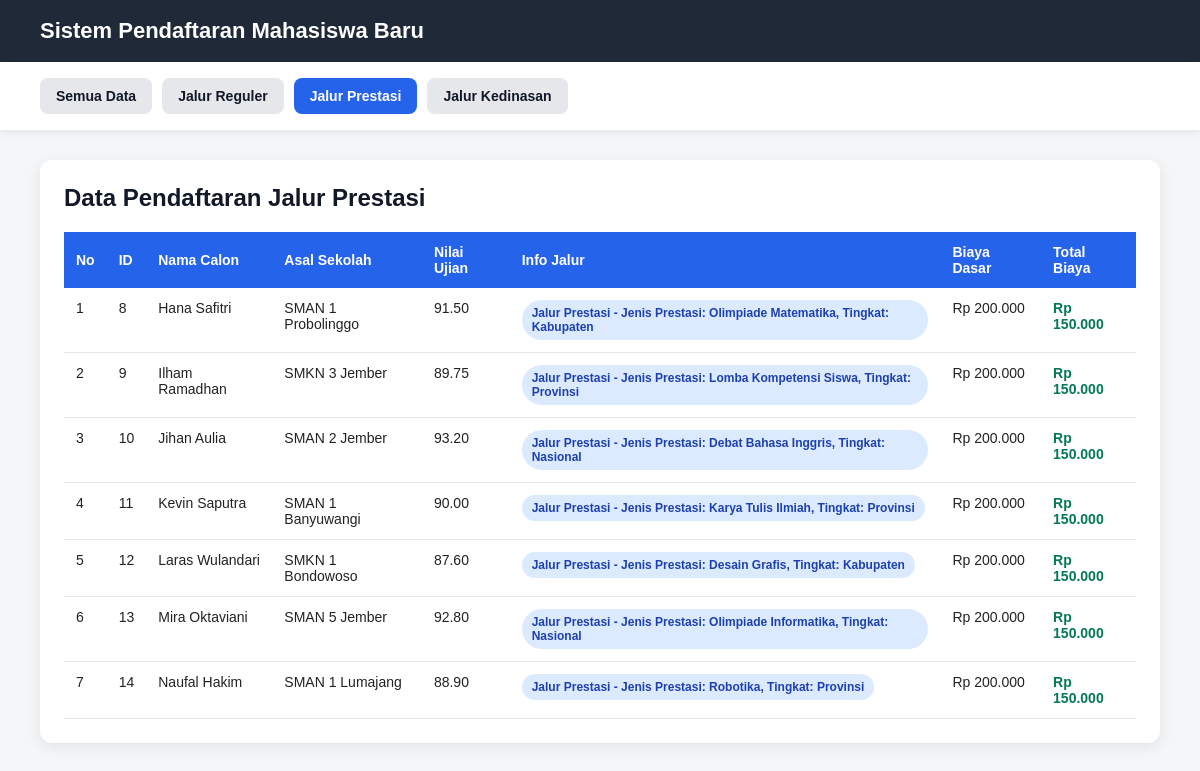
The page /index.php?jalur=prestasi on the database its author committed.
### tables this page shows
CREATE TABLE `tabel_pendaftaran` (
  `id_pendaftaran` int NOT NULL,
  `nama_calon` varchar(100) NOT NULL,
  `asal_sekolah` varchar(100) NOT NULL,
  `nilai_ujian` decimal(5,2) NOT NULL,
  `biaya_pendaftaran_dasar` decimal(12,2) NOT NULL,
  `jalur_pendaftaran` enum('Reguler','Prestasi','Kedinasan') NOT NULL,
  `pilihan_prodi` varchar(100) DEFAULT NULL,
  `lokasi_kampus` varchar(100) DEFAULT NULL,
  `jenis_prestasi` varchar(100) DEFAULT NULL,
  `tingkat_prestasi` varchar(100) DEFAULT NULL,
  `sk_ikatan_dinas` varchar(100) DEFAULT NULL,
  `instansi_sponsor` varchar(100) DEFAULT NULL
);

### PendaftaranPrestasi.php (called while the page is built, shortened)
<?php
require_once "Pendaftaran.php";
class PendaftaranPrestasi extends Pendaftaran
{
    protected $jenisPrestasi;
    protected $tingkatPrestasi;
    public function __construct(
        $id_pendaftaran = null,
        $nama_calon = null,
        $asal_sekolah = null,
        $nilai_ujian = null,
        $biaya_pendaftaran_dasar = null,
        $jenis_prestasi = null,
        $tingkat_prestasi = null
    ) {
        $this->jenisPrestasi = $jenis_prestasi;
        $this->tingkatPrestasi = $tingkat_prestasi;
    }
    public function hitungTotalBiaya()
    {
        return $this->biayaPendaftaranDasar - 50000;
    }
    public function tampilkanInfoJalur()
    {
        return "Jalur Prestasi - Jenis Prestasi: " . $this->jenisPrestasi . ", Tingkat: " . $this->tingkatPrestasi;
    }
    public function getDaftarPrestasi($db)
    {
        $query = "SELECT * FROM tabel_pendaftaran
WHERE jalur_pendaftaran = 'Prestasi'";
        $stmt = $db->prepare($query);
        $stmt->execute();
        $dataPrestasi = [];
        while ($row = $stmt->fetch(PDO::FETCH_ASSOC)) {
            $dataPrestasi[] = new PendaftaranPrestasi(
                $row['id_pendaftaran'],
                $row['nama_calon'],
                $row['asal_sekolah'],
                $row['nilai_ujian'],
                $row['biaya_pendaftaran_dasar'],
                $row['jenis_prestasi'],
                $row['tingkat_prestasi']
            );
        }
        return $dataPrestasi;
    }
}

### Pendaftaran.php (called while the page is built, shortened)
<?php
abstract class Pendaftaran
{
    protected $id_pendaftaran;
    protected $nama_calon;
    protected $asal_sekolah;
    protected $nilai_ujian;
    protected $biayaPendaftaranDasar;
    public function __construct($id_pendaftaran, $nama_calon, $asal_sekolah, $nilai_ujian, $biaya_pendaftaran_dasar)
    {
        $this->id_pendaftaran = $id_pendaftaran;
        $this->nama_calon = $nama_calon;
        $this->asal_sekolah = $asal_sekolah;
        $this->nilai_ujian = $nilai_ujian;
        $this->biayaPendaftaranDasar = $biaya_pendaftaran_dasar;
    }
    public function getIdPendaftaran()
    {
        return $this->id_pendaftaran;
    }
    public function getNamaCalon()
    {
        return $this->nama_calon;
    }
    public function getAsalSekolah()
    {
        return $this->asal_sekolah;
    }
    public function getNilaiUjian()
    {
        return $this->nilai_ujian;
    }
    public function getBiayaPendaftaranDasar()
    {
        return $this->biayaPendaftaranDasar;
    }
}

### index.php (the view, shortened to what this page needs)
<?php
require_once __DIR__ . "/PendaftaranPrestasi.php";
$database = new Database();
$db = $database->getConnection();
$jalur = isset($_GET['jalur']) ? $_GET['jalur'] : 'semua';
$pendaftaranReguler = new PendaftaranReguler();
$pendaftaranPrestasi = new PendaftaranPrestasi();
$pendaftaranKedinasan = new PendaftaranKedinasan();
$dataPendaftaran = [];
$judulHalaman = "Semua Data Pendaftaran";
if ($jalur == 'reguler') {
    $dataPendaftaran = $pendaftaranReguler->getDaftarReguler($db);
    $judulHalaman = "Data Pendaftaran Jalur Reguler";
} elseif ($jalur == 'prestasi') {
    $dataPendaftaran = $pendaftaranPrestasi->getDaftarPrestasi($db);
    $judulHalaman = "Data Pendaftaran Jalur Prestasi";
} elseif ($jalur == 'kedinasan') {
    $dataPendaftaran = $pendaftaranKedinasan->getDaftarKedinasan($db);
    $judulHalaman = "Data Pendaftaran Jalur Kedinasan";
} else {
    $dataPendaftaran = array_merge(
        $pendaftaranReguler->getDaftarReguler($db),
        $pendaftaranPrestasi->getDaftarPrestasi($db),
        $pendaftaranKedinasan->getDaftarKedinasan($db)
    );
}
function formatRupiah($angka)
{
    return "Rp " . number_format($angka, 0, ',', '.');
}
?>
<!DOCTYPE html>
<html lang="id">
<head>
</head>
<body>
    <div class="navbar">
        <h1>Sistem Pendaftaran Mahasiswa Baru</h1>
    </div>
    <div class="menu">
        <a href="index.php?jalur=semua" class="<?php echo $jalur == 'semua' ? 'active' : ''; ?>">Semua Data</a>
        <a href="index.php?jalur=reguler" class="<?php echo $jalur == 'reguler' ? 'active' : ''; ?>">Jalur Reguler</a>
        <a href="index.php?jalur=prestasi" class="<?php echo $jalur == 'prestasi' ? 'active' : ''; ?>">Jalur Prestasi</a>
        <a href="index.php?jalur=kedinasan" class="<?php echo $jalur == 'kedinasan' ? 'active' : ''; ?>">Jalur Kedinasan</a>
    </div>
    <div class="container">
        <div class="card">
            <h2><?php echo $judulHalaman; ?></h2>
            <table>
                <thead>
                    <tr>
                        <th>No</th>
                        <th>ID</th>
                        <th>Nama Calon</th>
                        <th>Asal Sekolah</th>
                        <th>Nilai Ujian</th>
                        <th>Info Jalur</th>
                        <th>Biaya Dasar</th>
                        <th>Total Biaya</th>
                    </tr>
                </thead>
                <tbody>
                    <?php if (count($dataPendaftaran) > 0) : ?>
                        <?php $no = 1; ?>
                        <?php foreach ($dataPendaftaran as $pendaftaran) : ?>
                            <tr>
                                <td><?php echo $no++; ?></td>
                                <td><?php echo $pendaftaran->getIdPendaftaran(); ?></td>
                                <td><?php echo $pendaftaran->getNamaCalon(); ?></td>
                                <td><?php echo $pendaftaran->getAsalSekolah(); ?></td>
                                <td><?php echo $pendaftaran->getNilaiUjian(); ?></td>
                                <td>
                                    <span class="badge">
                                        <?php echo $pendaftaran->tampilkanInfoJalur(); ?>
                                    </span>
                                </td>
                                <td><?php echo formatRupiah($pendaftaran->getBiayaPendaftaranDasar()); ?></td>
                                <td class="biaya"><?php echo formatRupiah($pendaftaran->hitungTotalBiaya()); ?></td>
                            </tr>
                        <?php endforeach; ?>
                    <?php else : ?>
                        <tr>
                            <td colspan="8" class="kosong">Data pendaftaran belum tersedia.</td>
                        </tr>
                    <?php endif; ?>
                </tbody>
            </table>
        </div>
    </div>
</body>
</html>

### index.php (style rules this page uses)
body { margin: 0; font-family: Arial, sans-serif; background-color: #f4f6f8; color: #222; }
.navbar { background-color: #1f2937; padding: 18px 40px; color: white; }
.navbar h1 { margin: 0; font-size: 22px; }
.menu { background-color: white; padding: 16px 40px; display: flex; gap: 10px; box-shadow: 0 2px 8px rgba(0,0,0,0.08); }
.menu a { text-decoration: none; padding: 10px 16px; border-radius: 8px; background-color: #e5e7eb; color: #111827; font-weight: bold; font-size: 14px; }
.menu a.active { background-color: #2563eb; color: white; }
.container { padding: 30px 40px; }
.card { background-color: white; border-radius: 12px; padding: 24px; box-shadow: 0 4px 16px rgba(0,0,0,0.08); }
h2 { margin-top: 0; margin-bottom: 20px; color: #111827; }
table { width: 100%; border-collapse: collapse; font-size: 14px; }
th { background-color: #2563eb; color: white; padding: 12px; text-align: left; }
td { padding: 12px; border-bottom: 1px solid #e5e7eb; vertical-align: top; }
.badge { display: inline-block; padding: 6px 10px; border-radius: 20px; background-color: #dbeafe; color: #1e40af; font-size: 12px; font-weight: bold; }
.biaya { font-weight: bold; color: #047857; }

### rows shown on the page
tabel_pendaftaran: id_pendaftaran "8", nama_calon "Hana Safitri", asal_sekolah "SMAN 1 Probolinggo", nilai_ujian "91.50", $pendaftaran->tampilkanInfoJalur() "Jalur Prestasi - Jenis Prestasi: Olimpiade Matematika, Tingkat: Kabupaten", biaya_pendaftaran_dasar "Rp 200.000", biaya_pendaftaran_dasar "Rp 150.000"
tabel_pendaftaran: id_pendaftaran "9", nama_calon "Ilham Ramadhan", asal_sekolah "SMKN 3 Jember", nilai_ujian "89.75", $pendaftaran->tampilkanInfoJalur() "Jalur Prestasi - Jenis Prestasi: Lomba Kompetensi Siswa, Tingkat: Provinsi", biaya_pendaftaran_dasar "Rp 200.000", biaya_pendaftaran_dasar "Rp 150.000"
tabel_pendaftaran: id_pendaftaran "10", nama_calon "Jihan Aulia", asal_sekolah "SMAN 2 Jember", nilai_ujian "93.20", $pendaftaran->tampilkanInfoJalur() "Jalur Prestasi - Jenis Prestasi: Debat Bahasa Inggris, Tingkat: Nasional", biaya_pendaftaran_dasar "Rp 200.000", biaya_pendaftaran_dasar "Rp 150.000"
tabel_pendaftaran: id_pendaftaran "11", nama_calon "Kevin Saputra", asal_sekolah "SMAN 1 Banyuwangi", nilai_ujian "90.00", $pendaftaran->tampilkanInfoJalur() "Jalur Prestasi - Jenis Prestasi: Karya Tulis Ilmiah, Tingkat: Provinsi", biaya_pendaftaran_dasar "Rp 200.000", biaya_pendaftaran_dasar "Rp 150.000"
tabel_pendaftaran: id_pendaftaran "12", nama_calon "Laras Wulandari", asal_sekolah "SMKN 1 Bondowoso", nilai_ujian "87.60", $pendaftaran->tampilkanInfoJalur() "Jalur Prestasi - Jenis Prestasi: Desain Grafis, Tingkat: Kabupaten", biaya_pendaftaran_dasar "Rp 200.000", biaya_pendaftaran_dasar "Rp 150.000"
tabel_pendaftaran: id_pendaftaran "13", nama_calon "Mira Oktaviani", asal_sekolah "SMAN 5 Jember", nilai_ujian "92.80", $pendaftaran->tampilkanInfoJalur() "Jalur Prestasi - Jenis Prestasi: Olimpiade Informatika, Tingkat: Nasional", biaya_pendaftaran_dasar "Rp 200.000", biaya_pendaftaran_dasar "Rp 150.000"
tabel_pendaftaran: id_pendaftaran "14", nama_calon "Naufal Hakim", asal_sekolah "SMAN 1 Lumajang", nilai_ujian "88.90", $pendaftaran->tampilkanInfoJalur() "Jalur Prestasi - Jenis Prestasi: Robotika, Tingkat: Provinsi", biaya_pendaftaran_dasar "Rp 200.000", biaya_pendaftaran_dasar "Rp 150.000"

### other values the page prints
$judulHalaman "Data Pendaftaran Jalur Prestasi"
